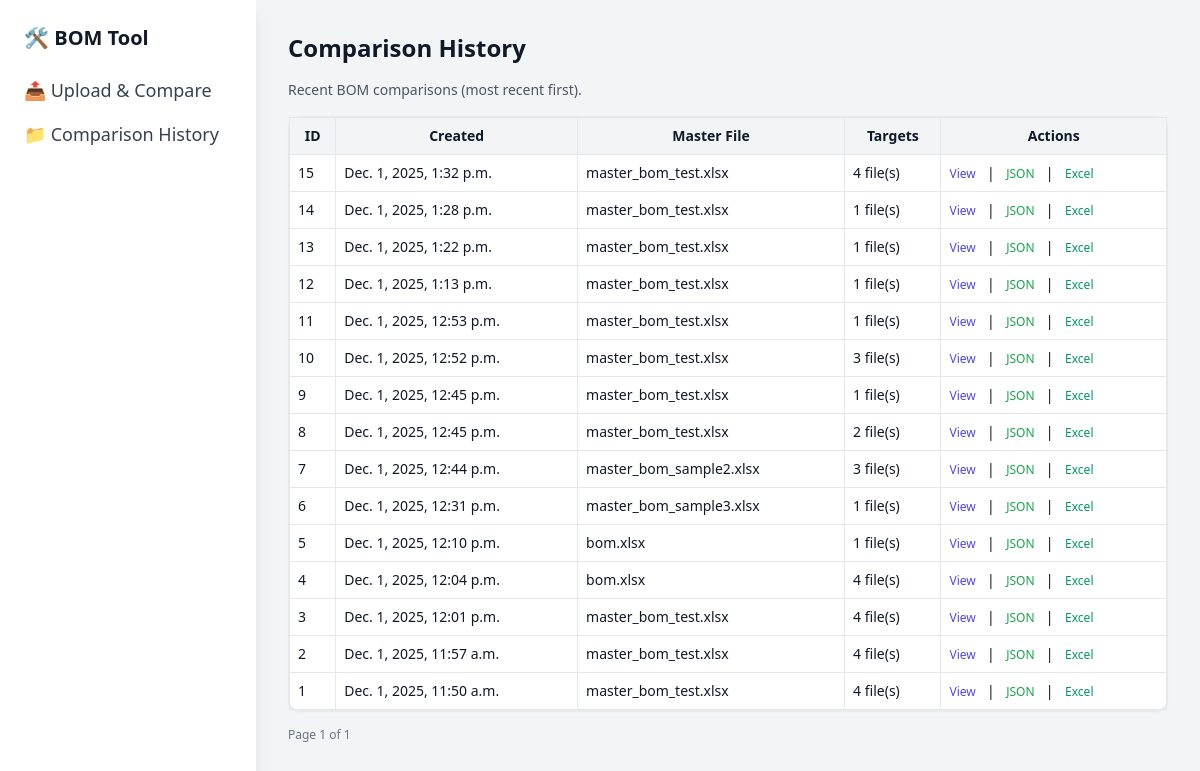
The page /history/ on the database its author committed.
### comparison/models.py (models this page shows, shortened)
class ComparisonResult(models.Model):
    created_at = models.DateTimeField(auto_now_add=True)
    master_file = models.ForeignKey(
        UploadedFile,
        on_delete=models.CASCADE,
        related_name="comparison_master_runs",
    )
    target_files = models.ManyToManyField(
        UploadedFile,
        related_name="comparison_target_runs",
    )
    result_json = models.JSONField()

class UploadedFile(models.Model):
    FILE_TYPE_CHOICES = [
        ("xlsx", "Excel (.xlsx)"),
        ("csv", "CSV (.csv)"),
        ("pdf", "PDF (.pdf)"),
        ("txt", "Text (.txt)"),
        ("docx", "Word (.docx)"),
    ]
    file = models.FileField(upload_to="uploads/")
    original_name = models.CharField(max_length=255, blank=True)
    file_type = models.CharField(max_length=10, choices=FILE_TYPE_CHOICES)
    is_master = models.BooleanField(default=False)
    uploaded_at = models.DateTimeField(auto_now_add=True)

### comparison/views.py (the view)
# urls.py: path("history/", views.comparison_history_view, name="history"),
def comparison_history_view(request):
    qs = ComparisonResult.objects.select_related("master_file").order_by("-created_at")
    paginator = Paginator(qs, 20)
    page_number = request.GET.get("page", 1)
    page_obj = paginator.get_page(page_number)
    return render(request, "comparison/history.html", {"page_obj": page_obj})

### comparison/templates/comparison/history.html (shortened to what this page needs)
{% extends "comparison/base.html" %}
{% block content %}
<div class="max-w-5xl mx-auto space-y-4">
    <h2 class="text-2xl font-bold mb-2">Comparison History</h2>
    <p class="text-sm text-gray-600 mb-4">
        Recent BOM comparisons (most recent first).
    </p>
    <div class="bg-white border border-gray-200 rounded-xl shadow-sm">
        <table class="min-w-full text-sm">
            <thead class="bg-gray-100">
                <tr>
                    <th class="p-2 border border-gray-200">ID</th>
                    <th class="p-2 border border-gray-200">Created</th>
                    <th class="p-2 border border-gray-200">Master File</th>
                    <th class="p-2 border border-gray-200">Targets</th>
                    <th class="p-2 border border-gray-200">Actions</th>
                </tr>
            </thead>
            <tbody>
            {% for obj in page_obj %}
                <tr class="hover:bg-gray-50">
                    <td class="p-2 border border-gray-200">{{ obj.id }}</td>
                    <td class="p-2 border border-gray-200">{{ obj.created_at }}</td>
                    <td class="p-2 border border-gray-200">
                        {{ obj.master_file.original_name }}
                    </td>
                    <td class="p-2 border border-gray-200">
                        {{ obj.target_files.count }} file(s)
                    </td>
                    <td class="p-2 border border-gray-200 space-x-2">
                        <a href="{% url 'comparison:result' obj.id %}"
                           class="text-indigo-600 text-xs hover:underline">
                            View
                        </a>
                        <span>|</span>
                        <a href="{% url 'comparison:download_result' obj.id %}"
                           class="text-green-600 text-xs hover:underline">
                            JSON
                        </a>
                        <span>|</span>
                        <a href="{% url 'comparison:download_result_excel' obj.id %}"
                           class="text-emerald-600 text-xs hover:underline">
                            Excel
                        </a>
                    </td>
                </tr>
            {% empty %}
                <tr>
                    <td colspan="5" class="p-4 text-center text-gray-500">
                        No comparisons yet.
                    </td>
                </tr>
            {% endfor %}
            </tbody>
        </table>
    </div>
    <div class="flex justify-between items-center text-xs mt-2">
        <span class="text-gray-500">
            Page {{ page_obj.number }} of {{ page_obj.paginator.num_pages }}
        </span>
    </div>
</div>
{% endblock %}

### comparison/templates/comparison/base.html (shortened to what this page needs)
<!DOCTYPE html>
<html lang="en">
<head>
    <script src="https://cdn.tailwindcss.com"></script>
</head>
<body class="bg-gray-100 text-gray-900">
    <div class="flex">
        <aside class="w-64 min-h-screen bg-white shadow-lg p-6">
            <h2 class="text-xl font-bold mb-6 flex items-center gap-2">
                🛠️ BOM Tool
            </h2>
            <nav class="space-y-4">
                <a href="/"
                   class="flex items-center gap-2 text-gray-700 hover:text-indigo-600 text-lg">
                    📤 Upload & Compare
                </a>
                <a href="/history"
                   class="flex items-center gap-2 text-gray-700 hover:text-indigo-600 text-lg">
                    📁 Comparison History
                </a>
            </nav>
        </aside>
        <main class="flex-1 p-8">
            {% block content %}{% endblock %}
        </main>
    </div>
</body>
</html>

### comparison/templates/comparison/base.html (style rules this page uses)
th { font-weight: 600; }

### rows shown on the page
ComparisonResult: id "15", created_at "Dec. 1, 2025, 1:32 p.m.", master_file.original_name "master_bom_test.xlsx", target_files.count "4"
ComparisonResult: id "14", created_at "Dec. 1, 2025, 1:28 p.m.", master_file.original_name "master_bom_test.xlsx", target_files.count "1"
ComparisonResult: id "13", created_at "Dec. 1, 2025, 1:22 p.m.", master_file.original_name "master_bom_test.xlsx", target_files.count "1"
ComparisonResult: id "12", created_at "Dec. 1, 2025, 1:13 p.m.", master_file.original_name "master_bom_test.xlsx", target_files.count "1"
ComparisonResult: id "11", created_at "Dec. 1, 2025, 12:53 p.m.", master_file.original_name "master_bom_test.xlsx", target_files.count "1"
ComparisonResult: id "10", created_at "Dec. 1, 2025, 12:52 p.m.", master_file.original_name "master_bom_test.xlsx", target_files.count "3"
ComparisonResult: id "9", created_at "Dec. 1, 2025, 12:45 p.m.", master_file.original_name "master_bom_test.xlsx", target_files.count "1"
ComparisonResult: id "8", created_at "Dec. 1, 2025, 12:45 p.m.", master_file.original_name "master_bom_test.xlsx", target_files.count "2"
ComparisonResult: id "7", created_at "Dec. 1, 2025, 12:44 p.m.", master_file.original_name "master_bom_sample2.xlsx", target_files.count "3"
ComparisonResult: id "6", created_at "Dec. 1, 2025, 12:31 p.m.", master_file.original_name "master_bom_sample3.xlsx", target_files.count "1"
ComparisonResult: id "5", created_at "Dec. 1, 2025, 12:10 p.m.", master_file.original_name "bom.xlsx", target_files.count "1"
ComparisonResult: id "4", created_at "Dec. 1, 2025, 12:04 p.m.", master_file.original_name "bom.xlsx", target_files.count "4"
ComparisonResult: id "3", created_at "Dec. 1, 2025, 12:01 p.m.", master_file.original_name "master_bom_test.xlsx", target_files.count "4"
ComparisonResult: id "2", created_at "Dec. 1, 2025, 11:57 a.m.", master_file.original_name "master_bom_test.xlsx", target_files.count "4"
ComparisonResult: id "1", created_at "Dec. 1, 2025, 11:50 a.m.", master_file.original_name "master_bom_test.xlsx", target_files.count "4"

### other values the page prints
{{ page_obj.number }} "1"
{{ page_obj.paginator.num_pages }} "1"
